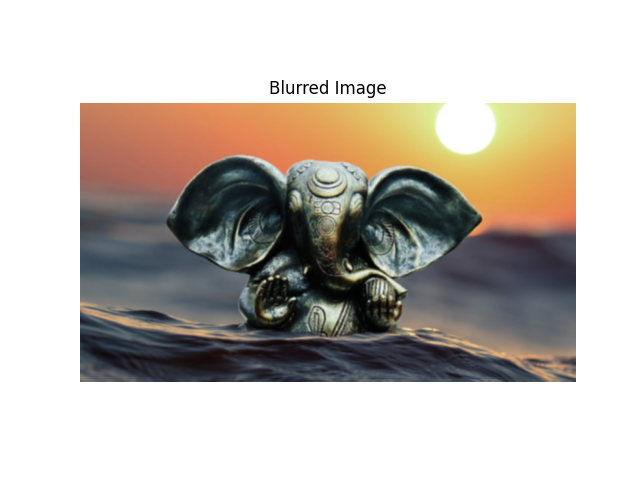

Recreate this plot in Python.
import cv2
import matplotlib.pyplot as plt
img = cv2.imread(r'/Users/chrisnikky/Downloads/helo.jpeg')
blurred_img = cv2.GaussianBlur(img, (5, 5), 0)
plt.imshow(cv2.cvtColor(blurred_img, cv2.COLOR_BGR2RGB))
plt.title('Blurred Image')
plt.axis('off')
plt.show()
